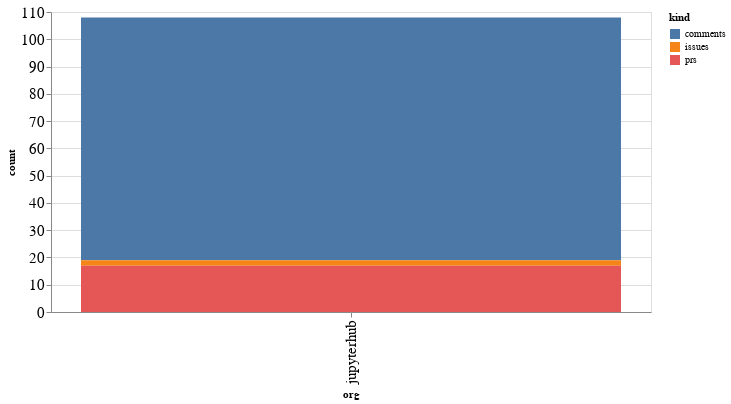

This figure's notebook cell:
### Code cell
alt.Chart(org_summaries, width=600).mark_bar().encode(
    x='org',
    y='count',
    color='kind',
    tooltip="org"
)

### Figure 1 — Vega-Lite specification as saved in the notebook (floating-point values rounded to 4 significant figures)
{"config": {"axisLeft": {"labelFontSize": 15}, "axisBottom": {"labelFontSize": 15}}, "data": {"name": "data-f27d4f9e6e85028cbcf943cd263e5fb2"}, "mark": "bar", "encoding": {"color": {"type": "nominal", "field": "kind"}, "tooltip": {"type": "nominal", "field": "org"}, "x": {"type": "nominal", "field": "org"}, "y": {"type": "quantitative", "field": "count"}}, "width": 600, "$schema": "https://vega.github.io/schema/vega-lite/v4.8.1.json", "datasets": {"data-f27d4f9e6e85028cbcf943cd263e5fb2": [{"org": "jupyterhub", "kind": "comments", "count": 89}, {"org": "jupyterhub", "kind": "issues", "count": 2}, {"org": "jupyterhub", "kind": "prs", "count": 17}]}}
